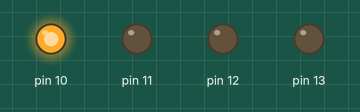
Recording of a sketch running on a simulated Arduino Uno, built with avr-gcc and run on an emulated ATmega328P. Parts: output pins drawn as LEDs (lit = HIGH).

Above: at 0.5 s.
At 1.5 s:
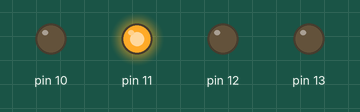
At 2.5 s:
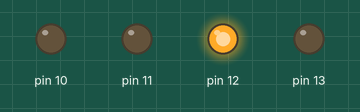
At 3.5 s:
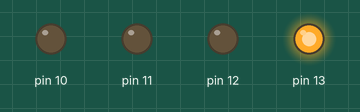
Timing chart, 0 to 5.2 s (numbered marks = the images above):
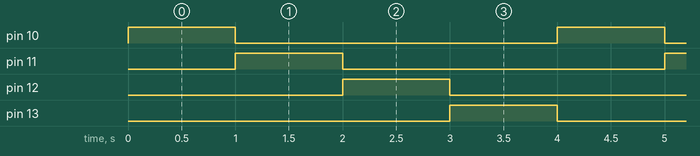

The sketch:

chaser.ino
```cpp
void setup() {

  pinMode(10, OUTPUT);
  pinMode(11, OUTPUT);
  pinMode(12, OUTPUT);
  pinMode(13, OUTPUT);
}
void loop()
{    int i;
  for(i=10;i<=13;i++)
  {
   digitalWrite(i, HIGH);
  delay(1000);
   digitalWrite(i, LOW);
  }
}
```

Measured:
- by itself, pin 10–13: alternates HIGH for 1.0 s and LOW for 3.0 s
- by itself, everything shown: repeats every 4.0 s, in 5 steps
